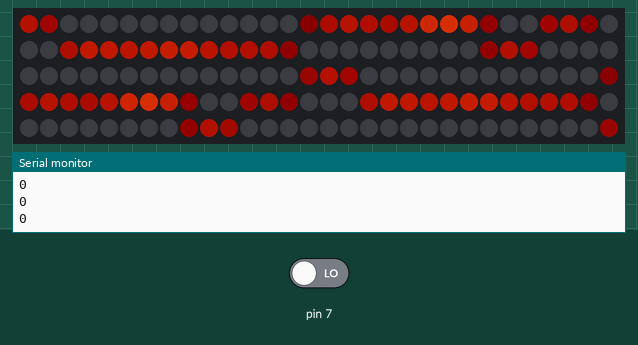
This sketch was run on a simulated Arduino Uno, built with avr-gcc and run on an emulated ATmega328P. Shown: 150 RGB LEDs in strip order, left to right, continuing on the next row, the last lines printed to the serial monitor. Inputs (shaded band) come from the test bench; at power-on: pin 7 LOW. Dim RGB values are drawn brighter than linear; random numbers use the default seed unless the sketch sets one.

Above: at 1.2 s.
1.3 s: pin 7 driven HIGH
At 3.0 s:
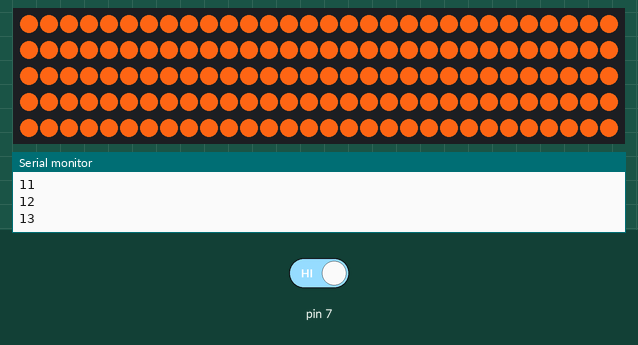
3.1 s: pin 7 driven LOW
At 5.05 s:
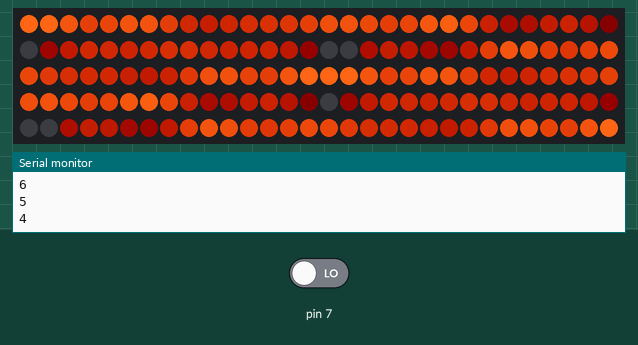
5.6 s: pin 7 driven HIGH
At 5.87 s:
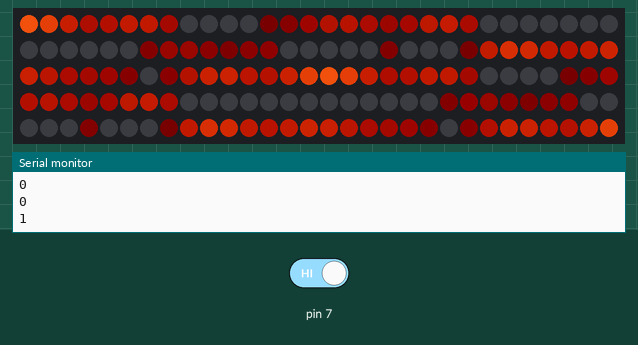
Timing chart, 0 to 8.6 s (numbered marks = the images above; inputs shaded):
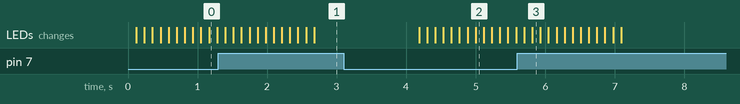

Measured:
- after the input at 3.1 s, the LEDs: first change after 1.1 s (image 2 shows a later state)

The sketch:

fire1d.ino
```cpp
#include <Adafruit_NeoPixel.h>
#ifdef __AVR__
  #include <avr/power.h>
#endif

#define PIN 6
#define LEDS 150
#define LINE_LENGTH 20
#define MAX_TICK 360

const int w = 20;
int horst[w];
int index = 0;
int sum = 0;

// Parameter 1 = number of pixels in strip
// Parameter 2 = Arduino pin number (most are valid)
// Parameter 3 = pixel type flags, add together as needed:
//   NEO_KHZ800  800 KHz bitstream (most NeoPixel products w/WS2812 LEDs)
//   NEO_KHZ400  400 KHz (classic 'v1' (not v2) FLORA pixels, WS2811 drivers)
//   NEO_GRB     Pixels are wired for GRB bitstream (most NeoPixel products)
//   NEO_RGB     Pixels are wired for RGB bitstream (v1 FLORA pixels, not v2)
//   NEO_RGBW    Pixels are wired for RGBW bitstream (NeoPixel RGBW products)
Adafruit_NeoPixel strip = Adafruit_NeoPixel(LEDS, PIN, NEO_GRB + NEO_KHZ800);

// IMPORTANT: To reduce NeoPixel burnout risk, add 1000 uF capacitor across
// pixel power leads, add 300 - 500 Ohm resistor on first pixel's data input
// and minimize distance between Arduino and first pixel.  Avoid connecting
// on a live circuit...if you must, connect GND first.

const float pi = 3.1412;
double ledmap[150];
int tick = 0;

void setup() {
  Serial.begin(9600);
  pinMode(7, INPUT);
  strip.begin();
//  spark();
//  setAllToMapColor();
  strip.show(); // Initialize all pixels to 'off'
}

void loop() {
  next();
//  setAllToMapColor();
  index = (index + 1) % w;
  horst[index] = digitalRead(7);
  sum = 0;
  for (int i = 0; i<w; i++) {
    sum += horst[i];
  }
  cycleColorWave(tick);
  Serial.println(sum);
}

void next() {
  if (tick >= MAX_TICK) {
    tick = 0;
    return;
  }
  tick++;
}

void spark() {
  for (int i = 0; i < LEDS; i++) {
    ledmap[i] = random(0.0, 1.0);
  }
}

void setAllToMapColor() {
  // color
  for (int i = 0; i < LEDS; i++) {
    strip.setPixelColor(i, color23(ledmap[i]));
  }
  strip.show();
}

void cycleColorWave(int tick) {
  int i, deg;
  for(i=0; i < LEDS; i++) {
    deg = (tick*4);// % 360;
    float rad = deg * pi / 360;
    strip.setPixelColor(i,
      color23(
        (0.5* sin(rad - i*pi/25) * sin(rad + i*pi/15)) +
        0.25 * cos(i * pi / 3) * cos(i * pi / 25) + sum * 0.15 - 0.05)
    );
  }
    strip.show();
}

void cycleColors(int tick) {
  // color
  float rad = tick * pi / 360;
  setAllTo(color23(sin(rad) * sin(rad)));
  strip.show();
}


void mutateMap() {
  uint32_t n[LEDS];
  for (int index = 0; index < LEDS; index++) {
    double avg =
      ledmap[index-2] +
      ledmap[index-1] +
      ledmap[index] +
      ledmap[index+1] +
      ledmap[index+2]
      / 5;
    if (avg > 0.7) {
      avg = 0.6;
    }
    if (avg < 0.2) {
      avg = 0.2;
    }
    n[index] = avg;
  }
  int g = 0;
  for (int j = 0; j < LEDS; j++) {
    double nval = (n[j] + ledmap[j])/2;
    nval += random(0.4, 1);
    ledmap[j] = nval;
  }
}

void setAllTo(uint32_t color) {
  int i;
  for(i=0; i < LEDS; i++) {
    strip.setPixelColor(i, color);
  }
}

uint32_t color23 (double value) {
  if (value > 1) { value = 1; }
  if (value < 0) { value = 0; }

  return strip.Color(
    floor(250*value),
    floor(100*value*value),
    floor(20*value*value*value)
  );
}
```
